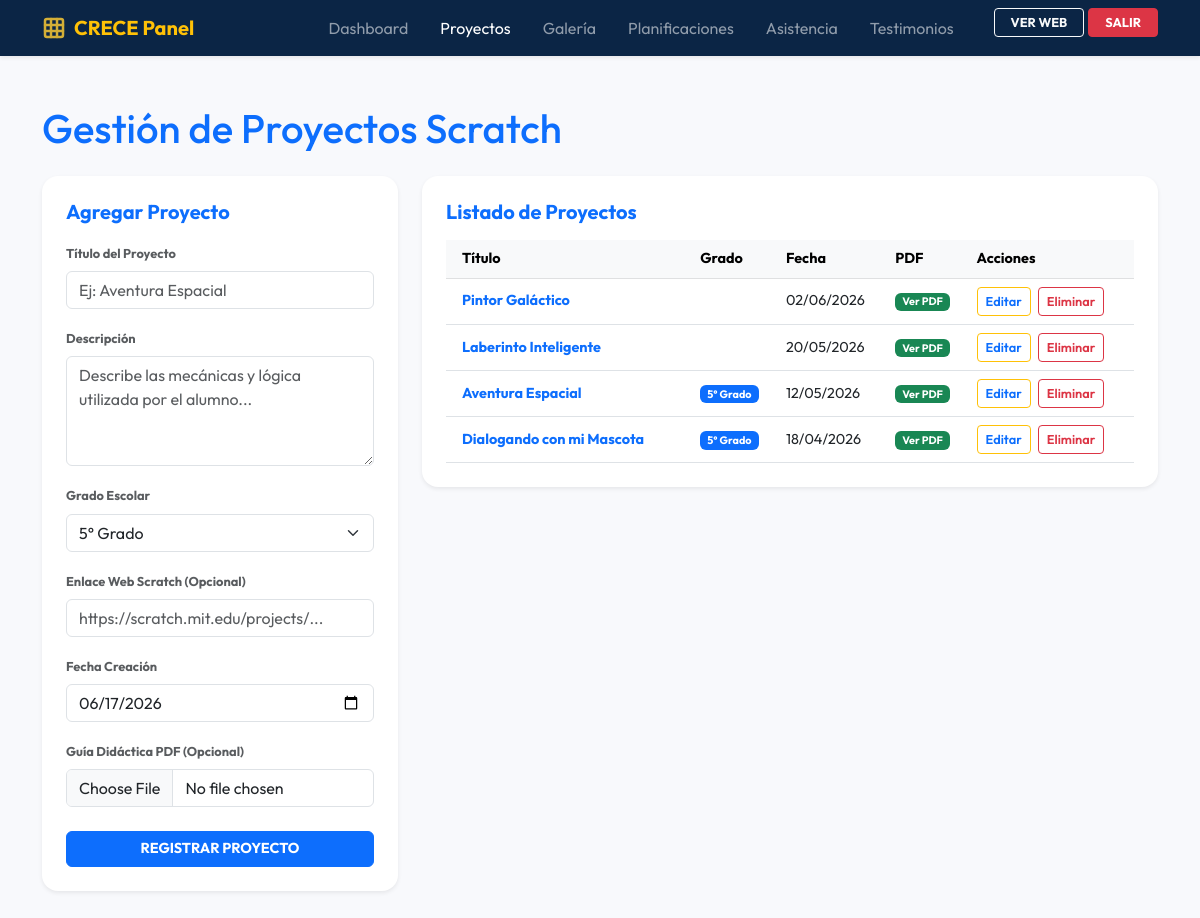
The page /admin/proyectos.php (signed in) on the database its author committed.
### tables this page shows
CREATE TABLE `proyectos_scratch` (
  `id` INT AUTO_INCREMENT PRIMARY KEY,
  `titulo` VARCHAR(100) NOT NULL,
  `descripcion` TEXT DEFAULT NULL,
  `ruta_pdf` VARCHAR(255) DEFAULT NULL COMMENT 'Ruta del archivo de guía en uploads/pdf/',
  `url_proyecto` VARCHAR(255) DEFAULT NULL COMMENT 'Enlace directo al proyecto de Scratch',
  `grado` ENUM('5', '6') NOT NULL COMMENT 'Grado al que va dirigido',
  `fecha_creacion` DATE NOT NULL
);

### admin/proyectos.php (the view, shortened to what this page needs)
<?php
require_once '../conexion.php';
$edit_project = null;
try {
    $stmt_list = $conn->query("SELECT * FROM proyectos_scratch ORDER BY fecha_creacion DESC");
    $listado = $stmt_list->fetchAll();
} catch (PDOException $e) {
    die("Error al consultar proyectos: " . $e->getMessage());
}
?>
<!DOCTYPE html>
<html lang="es">
<head>
    <link href="https://cdn.jsdelivr.net/npm/bootstrap@5.3.0/dist/css/bootstrap.min.css" rel="stylesheet">
</head>
<body>
    <nav class="navbar navbar-expand-lg navbar-dark admin-nav shadow-sm">
        <div class="container">
            <a class="navbar-brand d-flex align-items-center gap-2" href="dashboard.php">
                <span class="fw-bold text-warning">CRECE Panel</span>
            </a>
            <div class="collapse navbar-collapse" id="navbarNavAdmin">
                <ul class="navbar-nav ms-auto">
                    <li class="nav-item"><a class="nav-link px-3" href="dashboard.php">Dashboard</a></li>
                    <li class="nav-item"><a class="nav-link px-3 active" href="proyectos.php">Proyectos</a></li>
                    <li class="nav-item"><a class="nav-link px-3" href="galeria.php">Galería</a></li>
                    <li class="nav-item"><a class="nav-link px-3" href="planificaciones.php">Planificaciones</a></li>
                    <li class="nav-item"><a class="nav-link px-3" href="asistencia.php">Asistencia</a></li>
                    <li class="nav-item"><a class="nav-link px-3" href="testimonios.php">Testimonios</a></li>
                    <li class="nav-item ms-lg-4"><a class="btn btn-outline-light btn-sm px-3 py-1.5 fs-8 text-uppercase fw-bold" href="../index.php" target="_blank">Ver Web</a></li>
                    <li class="nav-item"><a class="btn btn-danger btn-sm px-3 py-1.5 fs-8 text-uppercase fw-bold ms-lg-1" href="logout.php">Salir</a></li>
                </ul>
            </div>
        </div>
    </nav>
    <main class="py-5">
        <div class="container">
            <h1 class="fw-extrabold text-primary mb-4">Gestión de Proyectos Scratch</h1>
            <div class="row g-4">
                <div class="col-lg-4">
                    <div class="card border-0 shadow-sm rounded-4 p-4">
                        <h3 class="fw-bold text-primary mb-3 fs-5"><?= $edit_project ? 'Editar Proyecto' : 'Agregar Proyecto' ?></h3>
                        <form method="POST" action="proyectos.php" enctype="multipart/form-data">
                            <div class="mb-3">
                                <label class="form-label fs-8 fw-bold text-muted">Título del Proyecto</label>
                                <input type="text" name="titulo" class="form-control" required value="<?= $edit_project ? htmlspecialchars($edit_project['titulo']) : '' ?>" placeholder="Ej: Aventura Espacial">
                            </div>
                            <div class="mb-3">
                                <label class="form-label fs-8 fw-bold text-muted">Descripción</label>
                                <textarea name="descripcion" class="form-control" rows="4" required placeholder="Describe las mecánicas y lógica utilizada por el alumno..."></textarea>
                            </div>
                            <div class="mb-3">
                                <label class="form-label fs-8 fw-bold text-muted">Grado Escolar</label>
                                <select name="grado" class="form-select">
                                    <option value="5" <?= ($edit_project && $edit_project['grado'] === '5') ? 'selected' : '' ?>>5° Grado</option>
                                </select>
                            </div>
                            <div class="mb-3">
                                <label class="form-label fs-8 fw-bold text-muted">Enlace Web Scratch (Opcional)</label>
                                <input type="url" name="url_proyecto" class="form-control" value="<?= $edit_project ? htmlspecialchars($edit_project['url_proyecto']) : '' ?>" placeholder="https://scratch.mit.edu/projects/...">
                            </div>
                            <div class="mb-3">
                                <label class="form-label fs-8 fw-bold text-muted">Fecha Creación</label>
                                <input type="date" name="fecha_creacion" class="form-control" value="<?= $edit_project ? $edit_project['fecha_creacion'] : date('Y-m-d') ?>">
                            </div>
                            <div class="mb-4">
                                <label class="form-label fs-8 fw-bold text-muted">Guía Didáctica PDF (Opcional)</label>
                                <input type="file" name="pdf_file" class="form-control" accept=".pdf">
                            </div>
                            <button type="submit" class="btn btn-primary w-100 py-2.5 fs-7 text-uppercase fw-bold"><?= $edit_project ? 'Guardar Cambios' : 'Registrar Proyecto' ?></button>
                        </form>
                    </div>
                </div>
                <div class="col-lg-8">
                    <div class="card border-0 shadow-sm rounded-4 p-4 bg-white">
                        <h3 class="fw-bold text-primary mb-3 fs-5">Listado de Proyectos</h3>
                        <div class="table-responsive">
                            <table class="table table-hover align-middle mb-0 fs-7">
                                <thead class="table-light text-primary">
                                    <tr>
                                        <th class="px-3">Título</th>
                                        <th>Grado</th>
                                        <th>Fecha</th>
                                        <th>PDF</th>
                                        <th>Acciones</th>
                                    </tr>
                                </thead>
                                <tbody>
                                    <?php if (count($listado) === 0): ?>
                                        <tr>
                                            <td colspan="5" class="text-center py-4 text-muted">No hay proyectos registrados todavía.</td>
                                        </tr>
                                    <?php else: ?>
                                        <?php foreach ($listado as $proj): ?>
                                            <tr>
                                                <td class="px-3 fw-bold text-primary"><?= htmlspecialchars($proj['titulo']) ?></td>
                                                <td>
                                                    <span class="badge <?= $proj['grado'] === '5' ? 'bg-primary' : 'bg-purple' ?> rounded">
                                                        <?= $proj['grado'] ?>° Grado
                                                    </span>
                                                </td>
                                                <td><?= date('d/m/Y', strtotime($proj['fecha_creacion'])) ?></td>
                                                <td>
                                                    <?php if (!empty($proj['ruta_pdf'])): ?>
                                                        <a href="../<?= htmlspecialchars($proj['ruta_pdf']) ?>" target="_blank" class="badge bg-success text-decoration-none">Ver PDF</a>
                                                    <?php else: ?>
                                                        <span class="badge bg-secondary">Ninguno</span>
                                                    <?php endif; ?>
                                                </td>
                                                <td>
                                                    <a href="proyectos.php?edit=<?= $proj['id'] ?>" class="btn btn-sm btn-outline-warning text-primary py-1 px-2.5 fs-8 fw-semibold">Editar</a>
                                                    <a href="proyectos.php?delete=<?= $proj['id'] ?>" class="btn btn-sm btn-outline-danger py-1 px-2.5 fs-8 fw-semibold ms-1" onclick="return confirm('¿Estás seguro de que deseas eliminar este proyecto de manera definitiva?')">Eliminar</a>
                                                </td>
                                            </tr>
                                        <?php endforeach; ?>
                                    <?php endif; ?>
                                </tbody>
                            </table>
                        </div>
                    </div>
                </div>
            </div>
        </div>
    </main>
</body>
</html>

### admin/proyectos.php (style rules this page uses)
body { font-family: 'Outfit', sans-serif; background-color: #f8f9fc; }
.admin-nav { background-color: #0b2545; }
.fs-7 { font-size: 0.9rem; }
.fs-8 { font-size: 0.8rem; }

### rows shown on the page
proyectos_scratch: titulo "Pintor Galáctico", fecha_creacion "02/06/2026"
proyectos_scratch: titulo "Laberinto Inteligente", fecha_creacion "20/05/2026"
proyectos_scratch: titulo "Aventura Espacial", grado "5", fecha_creacion "12/05/2026"
proyectos_scratch: titulo "Dialogando con mi Mascota", grado "5", fecha_creacion "18/04/2026"
